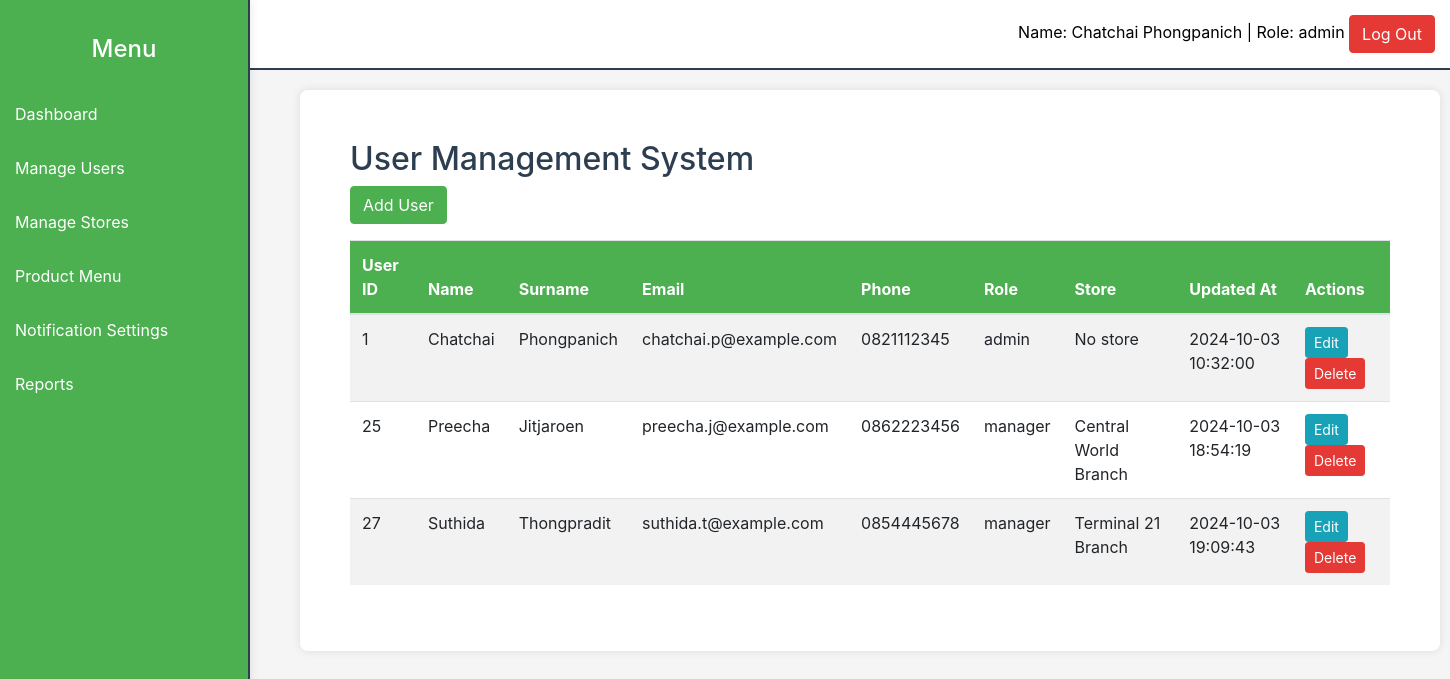
Page /Projects/page/admin/manage_user.php (signed in) on the earlier database version.
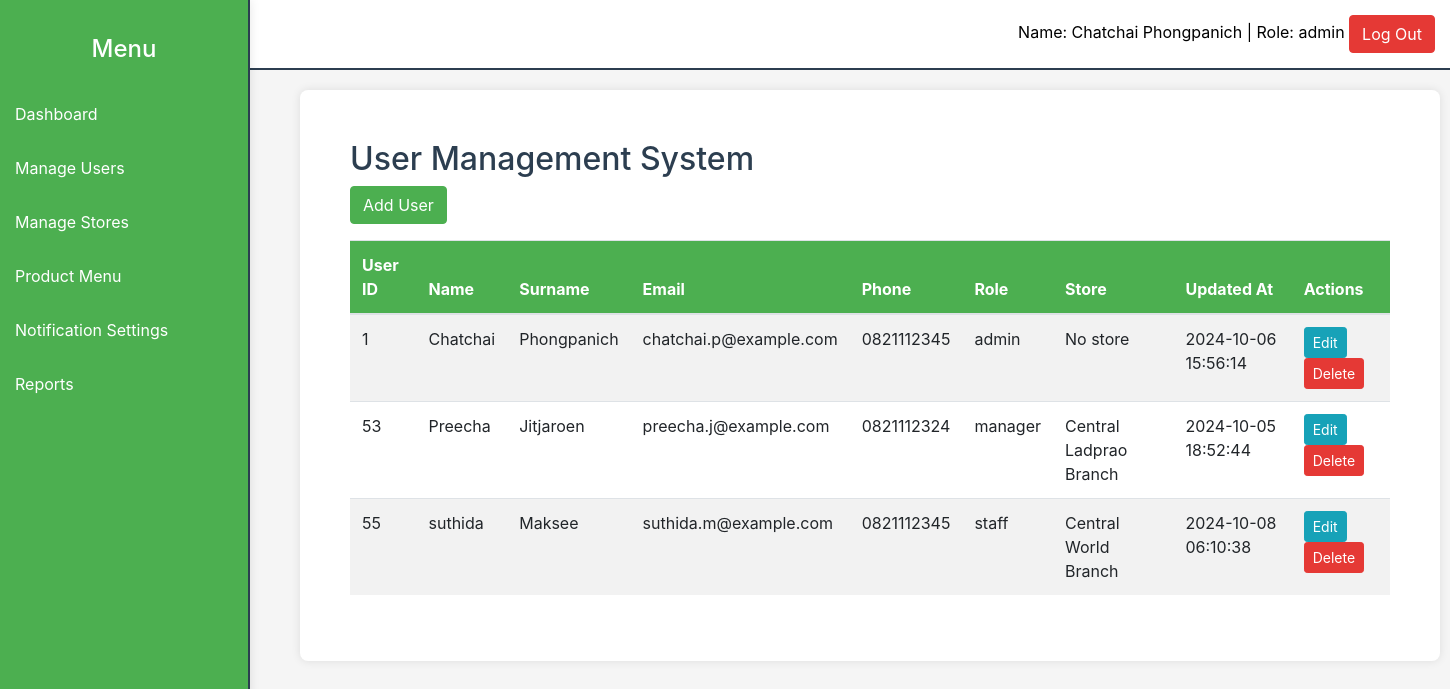
Same page on the later database version.
### tables this page shows
CREATE TABLE `users` (
  `user_id` int(11) NOT NULL,
  `name` varchar(255) NOT NULL,
  `surname` varchar(255) NOT NULL,
  `email` varchar(255) NOT NULL,
  `password` varchar(255) NOT NULL,
  `tel_user` char(10) NOT NULL,
  `role` enum('admin','manager','staff') NOT NULL,
  `store_id` int(11) DEFAULT NULL,
  `reset_password` tinyint(1) DEFAULT 0,
  `update_at` timestamp NOT NULL DEFAULT current_timestamp() ON UPDATE current_timestamp()
);

CREATE TABLE `stores` (
  `store_id` int(11) NOT NULL,
  `store_name` varchar(255) NOT NULL,
  `location_id` int(11) NOT NULL,
  `tel_store` char(10) NOT NULL,
  `update_at` timestamp NOT NULL DEFAULT current_timestamp() ON UPDATE current_timestamp()
);

### Projects/page/admin/manage_user.php (the view, shortened to what this page needs)
<?php
include ('../../config/db.php');
$user_id = $_SESSION['user_id'];
$query = "SELECT u.name, u.surname, u.role, s.store_name
          FROM users u
          LEFT JOIN stores s ON u.store_id = s.store_id
          WHERE u.user_id = ?";
$stmt = $conn->prepare($query);
$stmt->bind_param("i", $user_id);
$stmt->execute();
$result = $stmt->get_result();
if ($result->num_rows > 0) {
    $user = $result->fetch_assoc();
    $name = $user['name'];
    $surname = $user['surname'];
    $role = $user['role'];
} else {
    header("Location: login.php");
    exit();
}
function getUsers($conn) {
    $sql = "SELECT u.*, s.store_name
            FROM users u
            LEFT JOIN stores s ON u.store_id = s.store_id";
    $result = $conn->query($sql);
    return $result->fetch_all(MYSQLI_ASSOC);
}
$users = getUsers($conn);
?>
<!DOCTYPE html>
<html lang="en">
<head>
    <link rel="stylesheet" href="https://stackpath.bootstrapcdn.com/bootstrap/4.5.2/css/bootstrap.min.css">
</head>
<body>
<header id="banner">
        <a id="user-info">Name: <?php echo $name . ' ' . $surname; ?> | Role: <?php echo $role; ?>
        <button class="btn btn-danger" onclick="window.location.href='../../auth/logout.php'">Log Out</button>
    </header>
    <div id="sidebar">
        <h4 class="text-center">Menu</h4>
        <a href="dashboard.php">Dashboard</a>
        <a href="manage_user.php">Manage Users</a>
        <a href="manage_store.php">Manage Stores</a>
        <a href="product_menu.php">Product Menu</a>
        <a href="notification-settings.php">Notification Settings</a>
        <a href="reports.php">Reports</a>
    </div>
    <div class="container" id="main-content">
        <h2>User Management System</h2>
        <button type="button" class="btn btn-primary mb-3" data-toggle="modal" data-target="#addUserModal">
            Add User
        </button>
        <div class="table-responsive">
            <table class="table table-striped">
                <thead>
                    <tr>
                        <th>User ID</th>
                        <th>Name</th>
                        <th>Surname</th>
                        <th>Email</th>
                        <th>Phone</th>
                        <th>Role</th>
                        <th>Store</th>
                        <th>Updated At</th>
                        <th>Actions</th>
                    </tr>
                </thead>
            <tbody>
                <?php foreach ($users as $user): ?>
                <tr>
                    <td><?php echo htmlspecialchars($user['user_id']); ?></td>
                    <td><?php echo htmlspecialchars($user['name']); ?></td>
                    <td><?php echo htmlspecialchars($user['surname']); ?></td>
                    <td><?php echo htmlspecialchars($user['email']); ?></td>
                    <td><?php echo htmlspecialchars($user['tel_user']); ?></td>
                    <td><?php echo htmlspecialchars($user['role']); ?></td>
                    <td><?php echo htmlspecialchars($user['store_name'] ?? 'No store'); ?></td>
                    <td><?php echo htmlspecialchars($user['update_at']); ?></td>
                    <td>
                        <button type="button" class="btn btn-sm btn-info edit-user" data-toggle="modal" data-target="#editUserModal"
                        data-user='<?php echo json_encode($user); ?>'>Edit</button>
                        <button type="button" class="btn btn-sm btn-danger delete-user" data-user-id="<?php echo $user['user_id']; ?>">Delete</button>
                    </td>
                </tr>
                <?php endforeach; ?>
            </tbody>
        </table>
    </div>
</body>
</html>

Differences in the rows shown:
removed users: user_id "25", name "Preecha", surname "Jitjaroen", email "preecha.j@example.com", tel_user "0862223456", role "manager", store.store_name "Central World Branch", update_at "2024-10-03 18:54:19"
removed users: user_id "27", name "Suthida", surname "Thongpradit", email "suthida.t@example.com", tel_user "0854445678", role "manager", store.store_name "Terminal 21 Branch", update_at "2024-10-03 19:09:43"
changed users "Chatchai": update_at "2024-10-03 10:32:00" → "2024-10-06 15:56:14"
added users: user_id "53", name "Preecha", surname "Jitjaroen", email "preecha.j@example.com", tel_user "0821112324", role "manager", store.store_name "Central Ladprao Branch", update_at "2024-10-05 18:52:44"
added users: user_id "55", name "suthida", surname "Maksee", email "suthida.m@example.com", tel_user "0821112345", role "staff", store.store_name "Central World Branch", update_at "2024-10-08 06:10:38"
